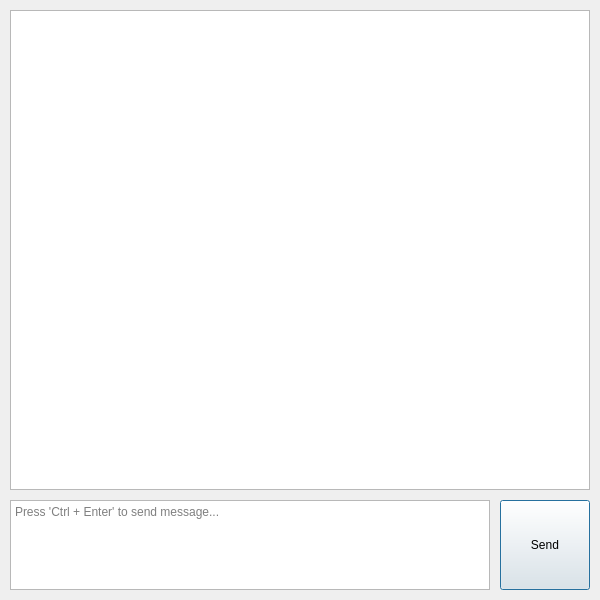
<?xml version="1.0" encoding="UTF-8"?>
<ui version="4.0">
 <class>TextChatDialog</class>
 <widget class="QDialog" name="TextChatDialog">
  <property name="geometry">
   <rect>
    <x>0</x>
    <y>0</y>
    <width>600</width>
    <height>600</height>
   </rect>
  </property>
  <property name="sizePolicy">
   <sizepolicy hsizetype="Fixed" vsizetype="Fixed">
    <horstretch>0</horstretch>
    <verstretch>0</verstretch>
   </sizepolicy>
  </property>
  <property name="minimumSize">
   <size>
    <width>600</width>
    <height>600</height>
   </size>
  </property>
  <property name="maximumSize">
   <size>
    <width>600</width>
    <height>600</height>
   </size>
  </property>
  <property name="windowTitle">
   <string>TextChat</string>
  </property>
  <property name="windowIcon">
   <iconset resource="resources.qrc">
    <normaloff>:/icons/icons/server.svg</normaloff>:/icons/icons/server.svg</iconset>
  </property>
  <widget class="QTextBrowser" name="textBrowser">
   <property name="geometry">
    <rect>
     <x>10</x>
     <y>10</y>
     <width>580</width>
     <height>480</height>
    </rect>
   </property>
   <property name="acceptDrops">
    <bool>false</bool>
   </property>
  </widget>
  <widget class="QTextEdit" name="textEdit">
   <property name="geometry">
    <rect>
     <x>10</x>
     <y>500</y>
     <width>480</width>
     <height>90</height>
    </rect>
   </property>
   <property name="acceptDrops">
    <bool>false</bool>
   </property>
   <property name="placeholderText">
    <string>Press 'Ctrl + Enter' to send message...</string>
   </property>
  </widget>
  <widget class="QPushButton" name="pushButton">
   <property name="geometry">
    <rect>
     <x>500</x>
     <y>500</y>
     <width>90</width>
     <height>90</height>
    </rect>
   </property>
   <property name="text">
    <string>Send</string>
   </property>
  </widget>
 </widget>
 <resources>
  <include location="resources.qrc"/>
 </resources>
 <connections/>
</ui>
